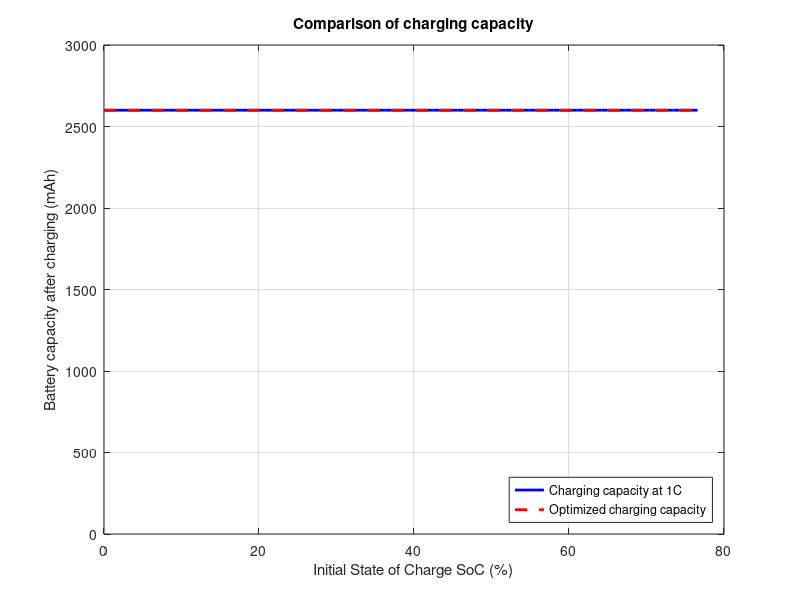

Recreate this plot in MATLAB.
function ProofByInduction2()
    % Battery parameters from the paper
    V_cutoff = 4.22;       % Cutoff voltage (V)
    OCV = 3.35;            % Open-circuit voltage (V)
    R_eq = 0.068;          % Equivalent resistance (Ohm)
    C_eq = 11030;          % Equivalent capacitance (F)
    n_stages = 5;          % Number of charging stages
    Q0 = 2.6 * 3600;       % Nominal capacity (Coulombs)
    
    % Generate initial voltage vector from 3.35V to 4V
    V_initial = linspace(3.35, 4, 100);
    
    % Calculate parameters
    SoC = (V_initial - OCV) * C_eq ./ Q0;  % State of charge from V_initial
    
    % Calculate I_last for each V_initial
    I_last = (V_cutoff - V_initial) / R_eq - Q0 * (1 - SoC) ./ (R_eq * C_eq);
    
    % Calculate I_first for each V_initial
    I_first = nthroot(((V_cutoff - V_initial) / R_eq) .^ (n_stages - 1) .* I_last, n_stages);
    I_first_const = 2.6 * ones(size(V_initial));

    % Calculate q for each V_initial
    q = nthroot(I_last ./ I_first, 4);
    
    % Calculate charging time T and capacity Q
    T = (V_cutoff - V_initial) * C_eq ./ I_first + (4 ./ q - 5) * R_eq * C_eq;
    Q = ((V_cutoff - V_initial) * C_eq - I_last * C_eq * R_eq) + Q0 * SoC;
    
    % Plot Q vs. SoC for both cases
    figure(1);
    plot(SoC*100, Q/3.6, 'b-', 'LineWidth', 2); hold on;  % Q with I_first
    plot(SoC*100, Q/3.6, 'r--', 'LineWidth', 2);          % Q with I_first_const
    xlabel('Initial State of Charge SoC (%)');
    ylabel('Battery capacity after charging (mAh)');
    title('Comparison of charging capacity');
    legend('Charging capacity at 1C', 'Optimized charging capacity', 'Location', 'SouthEast');
    grid on;
    ylim([0, 3000]);
    
    % Display results
    fprintf('=== Calculation results ===\n');
    fprintf('Final current I_last: from %.4f A to %.4f A\n', min(I_last), max(I_last));
    fprintf('Coefficient q: from %.4f to %.4f\n', min(q), max(q));
    fprintf('Charging time: from %.2f s to %.2f s\n', min(T), max(T));
end
